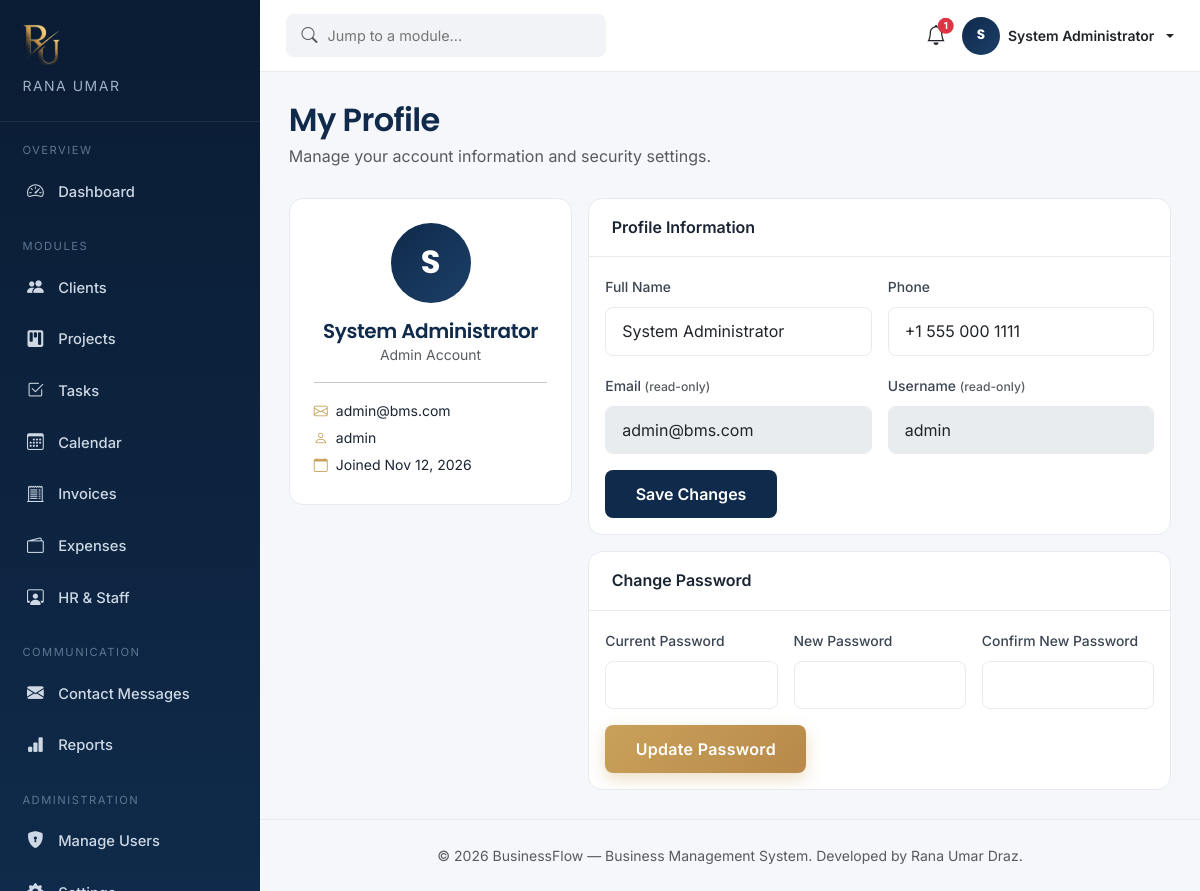
/dashboard/profile.php (signed in), run on the app's committed database.
### tables this page shows
CREATE TABLE IF NOT EXISTS users (
    id INT AUTO_INCREMENT PRIMARY KEY,
    full_name VARCHAR(120) NOT NULL,
    email VARCHAR(150) NOT NULL UNIQUE,
    username VARCHAR(60) NOT NULL UNIQUE,
    password_hash VARCHAR(255) NOT NULL,
    role ENUM('admin','manager','staff') NOT NULL DEFAULT 'staff',
    phone VARCHAR(30) DEFAULT NULL,
    avatar VARCHAR(255) DEFAULT NULL,
    status ENUM('active','inactive','suspended') NOT NULL DEFAULT 'active',
    last_login DATETIME DEFAULT NULL,
    created_at DATETIME NOT NULL DEFAULT CURRENT_TIMESTAMP,
    updated_at DATETIME NOT NULL DEFAULT CURRENT_TIMESTAMP ON UPDATE CURRENT_TIMESTAMP
);

### config/config.php (called while the page is built, shortened)
<?php
spl_autoload_register(function ($class) {
    $path = __DIR__ . '/../classes/' . $class . '.php';
});

### classes/Database.php (called while the page is built, shortened)
<?php
class Database
{
    private static ?Database $instance = null;
    private PDO $connection;
    private function __construct()
    {
        $dsn = 'mysql:host=' . DB_HOST . ';port=' . DB_PORT . ';dbname=' . DB_NAME . ';charset=' . DB_CHARSET;
        $options = [
            PDO::ATTR_ERRMODE            => PDO::ERRMODE_EXCEPTION,
            PDO::ATTR_DEFAULT_FETCH_MODE => PDO::FETCH_ASSOC,
            PDO::ATTR_EMULATE_PREPARES   => false,
        ];
        try {
            $this->connection = new PDO($dsn, DB_USER, DB_PASS, $options);
        } catch (PDOException $e) {
            if (ini_get('display_errors')) {
                die(
                    '<div style="font-family:sans-serif;max-width:640px;margin:60px auto;'
                    . 'padding:24px;border:1px solid #f1b0b7;background:#fff5f5;border-radius:8px;">'
                    . '<h2 style="color:#c0392b;margin-top:0;">Database connection failed</h2>'
                    . '<p><strong>PDO error:</strong> ' . htmlspecialchars($e->getMessage()) . '</p>'
                    . '<p>Check <code>config/config.php</code> — most commonly this means '
                    . '<code>DB_HOST</code>, <code>DB_PORT</code>, <code>DB_NAME</code>, <code>DB_USER</code> '
                    . 'or <code>DB_PASS</code> don\'t match your local MySQL/MariaDB setup, or the '
                    . 'database service isn\'t running.</p>'
                    . '</div>'
                );
            }
            die('Database connection failed. Please verify your database is running '
                . 'and the credentials in config/config.php are correct.');
        }
    }
    public static function getInstance(): Database
    {
        if (self::$instance === null) {
            self::$instance = new self();
        }
        return self::$instance;
    }
    public function selectOne(string $sql, array $params = []): ?array
    {
        $stmt = $this->connection->prepare($sql);
        $stmt->execute($params);
        $row = $stmt->fetch();
        return $row === false ? null : $row;
    }
}

### classes/User.php (called while the page is built, shortened)
<?php
class User
{
    private Database $db;
    public function __construct()
    {
        $this->db = Database::getInstance();
    }
    public function findById(int $id): ?array
    {
        return $this->db->selectOne('SELECT * FROM users WHERE id = ?', [$id]);
    }
}

### dashboard/profile.php (the view, shortened to what this page needs)
<?php
require_once __DIR__ . '/../config/config.php';
$userModel = new User();
$user = $userModel->findById((int) $_SESSION['user_id']);
require_once __DIR__ . '/../includes/dash_header.php';
?>
<div class="page-header">
  <div>
    <h2>My Profile</h2>
    <p class="text-muted mb-0">Manage your account information and security settings.</p>
  </div>
</div>
<div class="row g-3">
  <div class="col-lg-4">
    <div class="data-card p-4 text-center">
      <div class="avatar-sm mx-auto mb-3" style="width:80px;height:80px;font-size:2rem;"><?= strtoupper(substr($user['full_name'],0,1)) ?></div>
      <h5 class="mb-0"><?= htmlspecialchars($user['full_name']) ?></h5>
      <p class="text-muted small text-capitalize"><?= htmlspecialchars($user['role']) ?> account</p>
      <hr>
      <div class="text-start small">
        <p class="mb-1"><i class="bi bi-envelope text-gold me-2"></i><?= htmlspecialchars($user['email']) ?></p>
        <p class="mb-1"><i class="bi bi-person text-gold me-2"></i><?= htmlspecialchars($user['username']) ?></p>
        <p class="mb-1"><i class="bi bi-calendar text-gold me-2"></i>Joined <?= date('M j, Y', strtotime($user['created_at'])) ?></p>
      </div>
    </div>
  </div>
  <div class="col-lg-8">
    <div class="data-card mb-3">
      <div class="data-card-head"><h6 class="mb-0 fw-semibold">Profile Information</h6></div>
      <div class="p-3">
        <form method="POST">
          <div class="row g-3">
            <div class="col-md-6">
              <label class="form-label">Full Name</label>
              <input type="text" name="full_name" class="form-control form-control-bms" value="<?= htmlspecialchars($user['full_name']) ?>" required>
            </div>
            <div class="col-md-6">
              <label class="form-label">Phone</label>
              <input type="text" name="phone" class="form-control form-control-bms" value="<?= htmlspecialchars($user['phone'] ?? '') ?>">
            </div>
            <div class="col-md-6">
              <label class="form-label">Email <span class="text-muted small">(read-only)</span></label>
              <input type="email" class="form-control form-control-bms" value="<?= htmlspecialchars($user['email']) ?>" disabled>
            </div>
            <div class="col-md-6">
              <label class="form-label">Username <span class="text-muted small">(read-only)</span></label>
              <input type="text" class="form-control form-control-bms" value="<?= htmlspecialchars($user['username']) ?>" disabled>
            </div>
          </div>
          <button class="btn btn-navy mt-3">Save Changes</button>
        </form>
      </div>
    </div>
    <div class="data-card">
      <div class="data-card-head"><h6 class="mb-0 fw-semibold">Change Password</h6></div>
      <div class="p-3">
        <form method="POST">
          <div class="row g-3">
            <div class="col-md-4">
              <label class="form-label">Current Password</label>
              <input type="password" name="current_password" class="form-control form-control-bms" required>
            </div>
            <div class="col-md-4">
              <label class="form-label">New Password</label>
              <input type="password" name="new_password" class="form-control form-control-bms" minlength="8" required>
            </div>
            <div class="col-md-4">
              <label class="form-label">Confirm New Password</label>
              <input type="password" name="confirm_password" class="form-control form-control-bms" minlength="8" required>
            </div>
          </div>
          <button class="btn btn-gold mt-3">Update Password</button>
        </form>
      </div>
    </div>
  </div>
</div>
<?php require_once __DIR__ . '/../includes/dash_footer.php'; ?>

### assets/css/style.css (style rules this page uses)
:root { --navy: #0f2a4a; --navy-dark: #0a1c33; --navy-light: #1c3f68; --gold: #c9a15a; --gold-light: #f4d58d; --gray-50: #f8f9fb; --gray-100: #f1f3f6; --gray-200: #e7eaef; --gray-500: #6c7889; --gray-700: #3b4452; --text-dark: #1a2433; --radius: 14px; --shadow-sm: 0 2px 10px rgba(15, 42, 74, 0.06); --shadow-md: 0 10px 30px rgba(15, 42, 74, 0.10); --shadow-lg: 0 20px 45px rgba(15, 42, 74, 0.16); --transition: all 0.3s cubic-bezier(0.4, 0, 0.2, 1); }
* { box-sizing: border-box; }
body { font-family: 'Inter', -apple-system, BlinkMacSystemFont, 'Segoe UI', sans-serif; color: var(--text-dark); background: #ffffff; line-height: 1.65; -webkit-font-smoothing: antialiased; }
h1, h2, h3, h4, h5, .font-heading { font-family: 'Poppins', 'Inter', sans-serif; font-weight: 600; color: var(--navy); letter-spacing: -0.02em; }
.text-gold { color: var(--gold) !important; }
.btn-gold { background: linear-gradient(135deg, var(--gold) 0%, #b8894a 100%); color: #ffffff; border: none; padding: 0.75rem 1.9rem; border-radius: 8px; font-weight: 600; letter-spacing: 0.3px; transition: var(--transition); box-shadow: 0 6px 16px rgba(201, 161, 90, 0.35); }
.btn-navy { background: var(--navy); color: #fff; padding: 0.75rem 1.9rem; border-radius: 8px; font-weight: 600; border: none; transition: var(--transition); }
.form-control-bms { border: 1.5px solid var(--gray-200); border-radius: 8px; padding: 0.7rem 1rem; transition: var(--transition); }

### assets/css/dashboard.css (style rules this page uses)
:root { --sidebar-w: 260px; }
body.dash-body { background: #f5f7fa; font-family: 'Inter', sans-serif; color: var(--text-dark, #1a2433); }
.page-header { display: flex; justify-content: space-between; align-items: flex-start; flex-wrap: wrap; gap: 1rem; margin-bottom: 1.8rem; }
.page-header h2 { color: #0f2a4a; font-family:'Poppins',sans-serif; font-weight:600; margin-bottom:0.2rem; }
.data-card { background: #fff; border-radius: 14px; border: 1px solid #e7eaef; overflow: hidden; }
.data-card .data-card-head { padding: 1.2rem 1.4rem; border-bottom: 1px solid #e7eaef; display: flex; justify-content: space-between; align-items: center; flex-wrap: wrap; gap: 0.8rem; }
.avatar-sm { width: 38px; height: 38px; border-radius: 50%; background: linear-gradient(135deg,#0f2a4a,#1c3f68); color: #fff; display:flex; align-items:center; justify-content:center; font-weight:700; font-size:0.85rem; font-family:'Poppins',sans-serif; flex-shrink: 0; }
.dash-content .form-label { font-weight: 500; font-size: 0.87rem; color: #3b4452; }

### data on the page
users: full_name "S", full_name "System Administrator", role "Admin", email "admin@bms.com", username "admin", created_at "Nov 12, 2026", phone "+1 555 000 1111"

### other printed values
$unreadNotifications "1"
substr($_SESSION['full_name'] ?? 'U', 0, 1) "S"
$_SESSION['full_name'] "System Administrator"
DEV_NAME "Rana Umar Draz"
